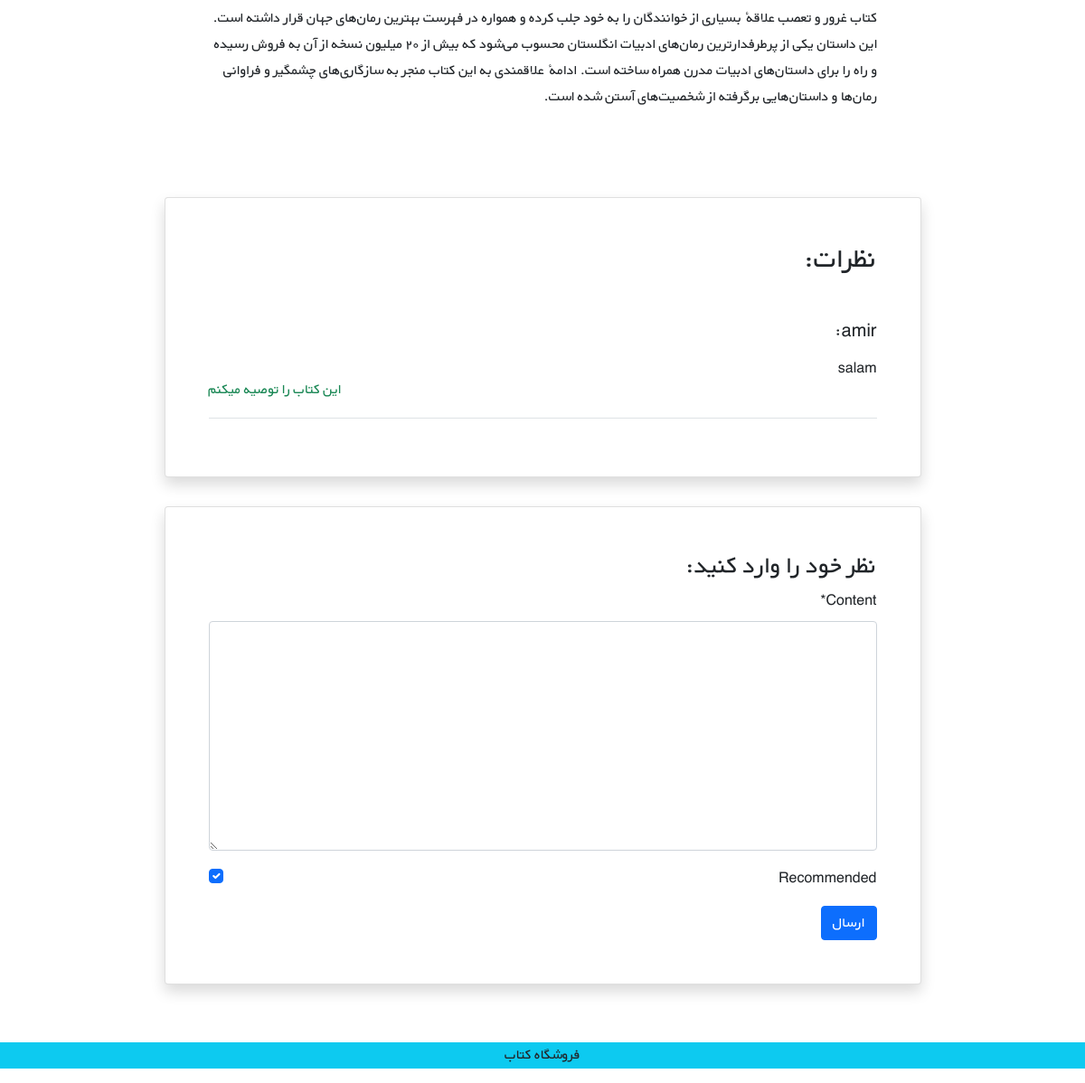
Page /books/7/ (lower part) on the earlier database version.
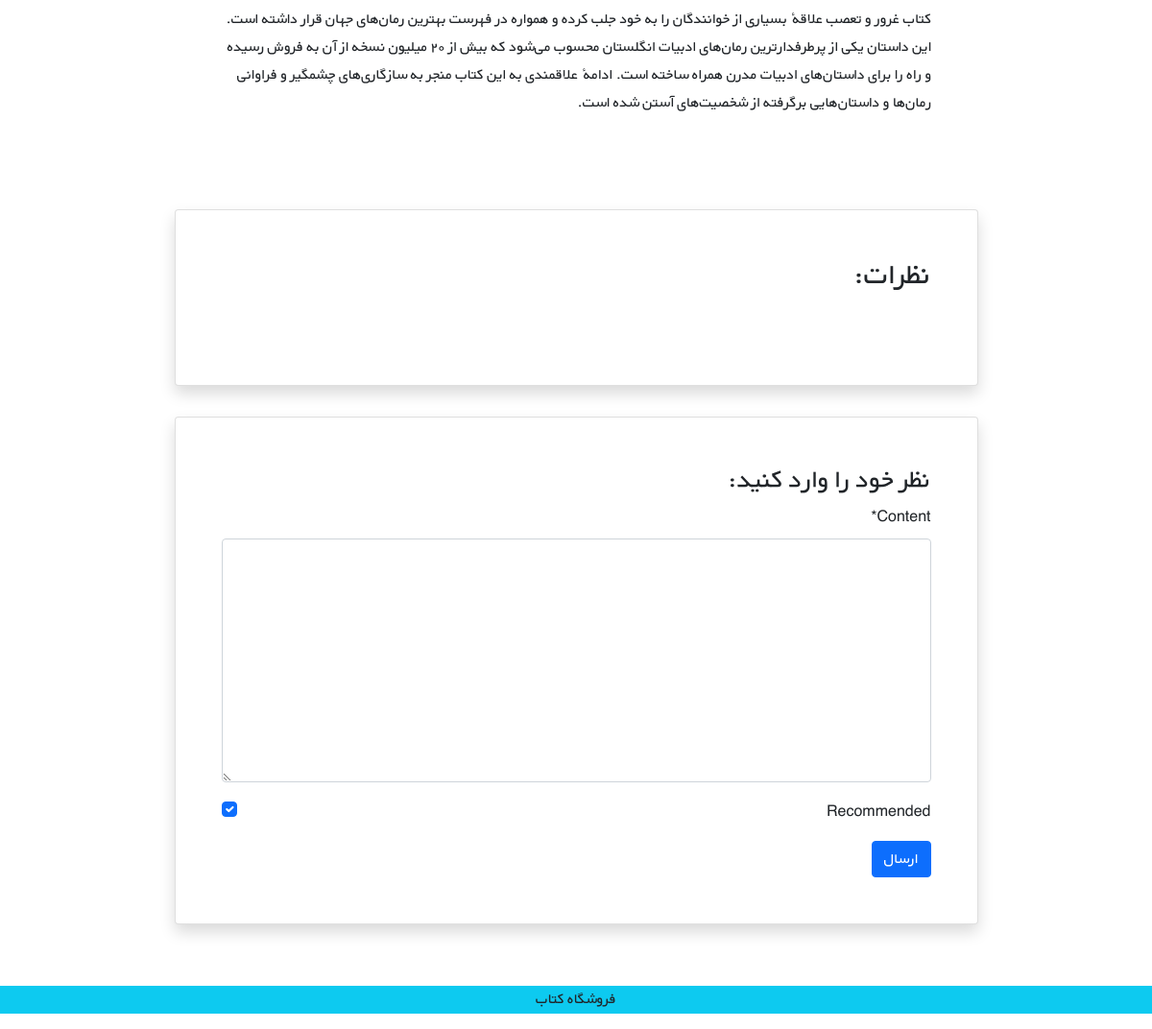
Same page on the later database version.
### books/models.py (models this page shows, shortened)
class BaseModel(models.Model):
    created_at = models.DateTimeField(auto_now_add=True)
    updated_at = models.DateTimeField(auto_now=True)
    class Meta:
        abstract = True

class Comment(BaseModel):
    class Meta:
        verbose_name_plural = 'comments'
    user = models.ForeignKey(get_user_model(), on_delete=models.CASCADE)
    content = models.TextField()
    book = models.ForeignKey(Book, on_delete=models.CASCADE, related_name='comments')
    recommended = models.BooleanField(default=True)
    is_active = models.BooleanField(default=True)

### accounts/models.py (models this page shows)
class CustomUser(AbstractUser):
    email = models.EmailField(unique=True, blank=False, null=False)
    age = models.PositiveIntegerField(null=True, blank=True)

### books/views.py (the view)
# urls.py: path('<int:pk>/', views.book_detail_view, name='book_detail'),
def book_detail_view(request, pk):
    book = get_object_or_404(Book, pk=pk)
    comments = book.comments.filter(is_active=True).order_by('-created_at')
    if request.method == 'POST':
        if request.user.is_authenticated:
            comment_form = CommentForm(request.POST)
            if comment_form.is_valid():
                new_comment = comment_form.save(commit=False)
                new_comment.book = book
                new_comment.user = request.user
                new_comment.save()
                return redirect('book_detail', pk=book.pk)
        else:
            comment_form = CommentForm()
    else:
        comment_form = CommentForm()
    return render(request, 'books/book_detail.html', {
        'book': book,
        'comments': comments,
        'comment_form': comment_form
    })

### books/forms.py
class CommentForm(forms.ModelForm):
    class Meta:
        model = Comment
        fields = ('content', 'recommended',)

### books/templates/books/book_detail.html (shortened to what this page needs)
{% extends '_base.html' %}
{% load static %}
{% load crispy_forms_tags %}
{% block content %}
    <div class="container mt-5" dir="rtl">
        <div class="">
            <div class="">
                <div class="d-flex justify-content-center">
                    <div class="my-3 p-5 w-sm-75 w-100">
                        {{ book.description |linebreaks }}
                    </div>
                </div>
                <div class="d-flex justify-content-center">
                    <div class="card shadow my-3 p-5 w-sm-75 w-100">
                        <h2 class="mb-5">نظرات:</h2>
                        {% for comment in comments %}
                            <div class="border-bottom mb-3">
                                <h5 class="mb-3">{{ comment.user.username }}:</h5>
                                <div class="float-start mt-4">
                                    {% if comment.recommended %}
                                        <p class="text-success">این کتاب را توصیه میکنم</p>
                                    {% else %}
                                        <p class="text-danger">این کتاب را توصیه نمیکنم</p>
                                    {% endif %}</div>
                                <p> {{ comment.content }}</p>
                            </div>
                        {% endfor %}
                    </div>
                </div>
                <div class="d-flex justify-content-center">
                    <div class="card shadow my-3 p-5 w-sm-75 w-100">
                        <h3>نظر خود را وارد کنید:</h3>
                        <form method="POST">
                            {{ comment_form|crispy }}
                            <button type="submit" class="btn btn-primary">ارسال</button>
                        </form>
                    </div>
                </div>
            </div>
        </div>
    </div>
{% endblock %}

Differences in the rows shown:
removed Comment: user.username "amir", recommended "این کتاب را توصیه میکنم", content "salam"
